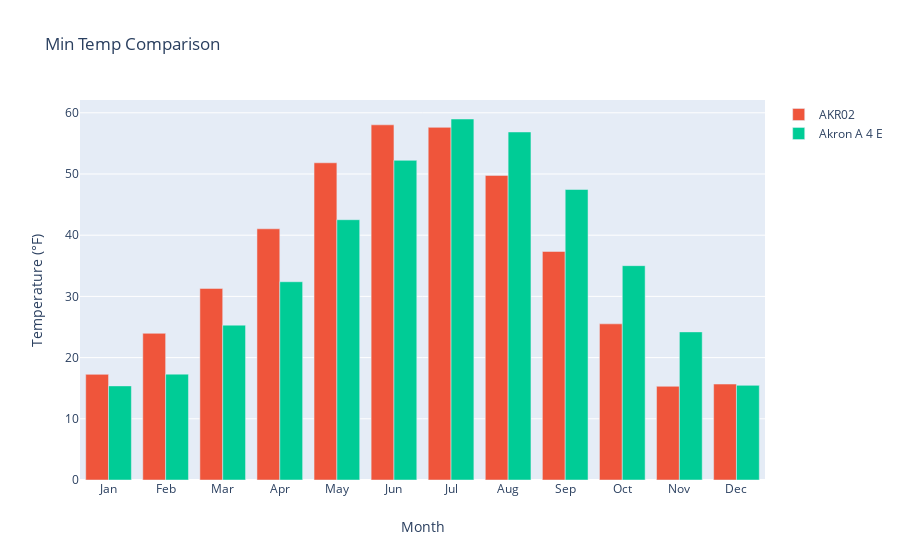

The notebook cell saved with this chart:
### Code cell
tmin_fig = go.Figure(data=[go.Bar()],
                    layout=go.Layout(title=go.layout.Title(text='Min Temp Comparison'),
                                    xaxis=go.layout.XAxis(title=go.layout.xaxis.Title(text='Month')),
                                    yaxis=go.layout.YAxis(title=go.layout.yaxis.Title(text='Temperature (°F)'))))

tmin_fig.add_trace(go.Bar(x=monthly.month,y=monthly.tmin,name='AKR02'))
tmin_fig.add_trace(go.Bar(x=monthly.month,y=monthly.mint,name='Akron A 4 E'))

tmin_fig.show()

### Figure 1 — Plotly figure (JSON) as saved in the notebook; plotly's stock layout.template omitted (floating-point values rounded to 4 significant figures)
{"data": [{"type": "bar"}, {"name": "AKR02", "type": "bar", "x": ["Jan", "Feb", "Mar", "Apr", "May", "Jun", "Jul", "Aug", "Sep", "Oct", "Nov", "Dec"], "y": [17.26, 23.97, 31.3, 41.05, 51.83, 58.03, 57.62, 49.77, 37.35, 25.51, 15.31, 15.68]}, {"name": "Akron A 4 E", "type": "bar", "x": ["Jan", "Feb", "Mar", "Apr", "May", "Jun", "Jul", "Aug", "Sep", "Oct", "Nov", "Dec"], "y": [15.38, 17.3, 25.3, 32.4, 42.53, 52.23, 58.99, 56.87, 47.47, 35.02, 24.2, 15.46]}], "layout": {"title": {"text": "Min Temp Comparison"}, "xaxis": {"title": {"text": "Month"}}, "yaxis": {"title": {"text": "Temperature (°F)"}}}}
